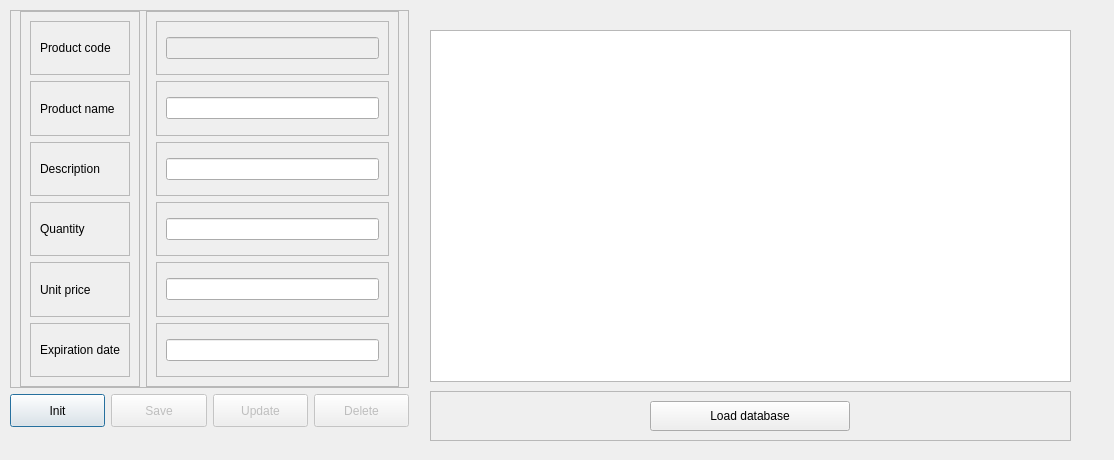
<?xml version="1.0" encoding="UTF-8"?>
<ui version="4.0">
 <class>ProductDialog</class>
 <widget class="QDialog" name="ProductDialog">
  <property name="geometry">
   <rect>
    <x>0</x>
    <y>0</y>
    <width>1114</width>
    <height>460</height>
   </rect>
  </property>
  <property name="windowTitle">
   <string>Dialog</string>
  </property>
  <widget class="QWidget" name="">
   <property name="geometry">
    <rect>
     <x>10</x>
     <y>10</y>
     <width>399</width>
     <height>417</height>
    </rect>
   </property>
   <layout class="QVBoxLayout" name="verticalLayout_3">
    <item>
     <layout class="QVBoxLayout" name="verticalLayout">
      <item>
       <widget class="QFrame" name="frame_9">
        <property name="frameShape">
         <enum>QFrame::StyledPanel</enum>
        </property>
        <property name="frameShadow">
         <enum>QFrame::Raised</enum>
        </property>
        <layout class="QVBoxLayout" name="verticalLayout_2">
         <property name="topMargin">
          <number>0</number>
         </property>
         <property name="bottomMargin">
          <number>0</number>
         </property>
         <item>
          <layout class="QHBoxLayout" name="horizontalLayout_8">
           <item>
            <widget class="QFrame" name="frame_10">
             <property name="frameShape">
              <enum>QFrame::StyledPanel</enum>
             </property>
             <property name="frameShadow">
              <enum>QFrame::Raised</enum>
             </property>
             <layout class="QVBoxLayout" name="verticalLayout_7">
              <item>
               <layout class="QVBoxLayout" name="verticalLayout_6">
                <item>
                 <widget class="QFrame" name="frame_18">
                  <property name="frameShape">
                   <enum>QFrame::StyledPanel</enum>
                  </property>
                  <property name="frameShadow">
                   <enum>QFrame::Raised</enum>
                  </property>
                  <layout class="QHBoxLayout" name="horizontalLayout_9">
                   <item>
                    <widget class="QLabel" name="label_7">
                     <property name="text">
                      <string>Product code</string>
                     </property>
                    </widget>
                   </item>
                  </layout>
                 </widget>
                </item>
                <item>
                 <widget class="QFrame" name="frame_17">
                  <property name="frameShape">
                   <enum>QFrame::StyledPanel</enum>
                  </property>
                  <property name="frameShadow">
                   <enum>QFrame::Raised</enum>
                  </property>
                  <layout class="QHBoxLayout" name="horizontalLayout_10">
                   <item>
                    <widget class="QLabel" name="label_8">
                     <property name="text">
                      <string>Product name</string>
                     </property>
                    </widget>
                   </item>
                  </layout>
                 </widget>
                </item>
                <item>
                 <widget class="QFrame" name="frame_16">
                  <property name="frameShape">
                   <enum>QFrame::StyledPanel</enum>
                  </property>
                  <property name="frameShadow">
                   <enum>QFrame::Raised</enum>
                  </property>
                  <layout class="QHBoxLayout" name="horizontalLayout_11">
                   <item>
                    <widget class="QLabel" name="label_9">
                     <property name="text">
                      <string>Description</string>
                     </property>
                    </widget>
                   </item>
                  </layout>
                 </widget>
                </item>
                <item>
                 <widget class="QFrame" name="frame_14">
                  <property name="frameShape">
                   <enum>QFrame::StyledPanel</enum>
                  </property>
                  <property name="frameShadow">
                   <enum>QFrame::Raised</enum>
                  </property>
                  <layout class="QHBoxLayout" name="horizontalLayout_12">
                   <item>
                    <widget class="QLabel" name="label_10">
                     <property name="text">
                      <string>Quantity</string>
                     </property>
                    </widget>
                   </item>
                  </layout>
                 </widget>
                </item>
                <item>
                 <widget class="QFrame" name="frame_12">
                  <property name="frameShape">
                   <enum>QFrame::StyledPanel</enum>
                  </property>
                  <property name="frameShadow">
                   <enum>QFrame::Raised</enum>
                  </property>
                  <layout class="QHBoxLayout" name="horizontalLayout_13">
                   <item>
                    <widget class="QLabel" name="label_11">
                     <property name="text">
                      <string>Unit price</string>
                     </property>
                    </widget>
                   </item>
                  </layout>
                 </widget>
                </item>
                <item>
                 <widget class="QFrame" name="frame_13">
                  <property name="frameShape">
                   <enum>QFrame::StyledPanel</enum>
                  </property>
                  <property name="frameShadow">
                   <enum>QFrame::Raised</enum>
                  </property>
                  <layout class="QHBoxLayout" name="horizontalLayout_14">
                   <item>
                    <widget class="QLabel" name="label_12">
                     <property name="text">
                      <string>Expiration date</string>
                     </property>
                    </widget>
                   </item>
                  </layout>
                 </widget>
                </item>
               </layout>
              </item>
             </layout>
            </widget>
           </item>
           <item>
            <widget class="QFrame" name="frame_11">
             <property name="frameShape">
              <enum>QFrame::StyledPanel</enum>
             </property>
             <property name="frameShadow">
              <enum>QFrame::Raised</enum>
             </property>
             <layout class="QVBoxLayout" name="verticalLayout_9">
              <item>
               <layout class="QVBoxLayout" name="verticalLayout_8">
                <item>
                 <widget class="QFrame" name="frame_19">
                  <property name="frameShape">
                   <enum>QFrame::StyledPanel</enum>
                  </property>
                  <property name="frameShadow">
                   <enum>QFrame::Raised</enum>
                  </property>
                  <layout class="QHBoxLayout" name="horizontalLayout_16">
                   <item>
                    <widget class="QLineEdit" name="lineEdit">
                     <property name="enabled">
                      <bool>false</bool>
                     </property>
                    </widget>
                   </item>
                  </layout>
                 </widget>
                </item>
                <item>
                 <widget class="QFrame" name="frame_20">
                  <property name="frameShape">
                   <enum>QFrame::StyledPanel</enum>
                  </property>
                  <property name="frameShadow">
                   <enum>QFrame::Raised</enum>
                  </property>
                  <layout class="QHBoxLayout" name="horizontalLayout_17">
                   <item>
                    <widget class="QLineEdit" name="lineEdit_2"/>
                   </item>
                  </layout>
                 </widget>
                </item>
                <item>
                 <widget class="QFrame" name="frame_21">
                  <property name="frameShape">
                   <enum>QFrame::StyledPanel</enum>
                  </property>
                  <property name="frameShadow">
                   <enum>QFrame::Raised</enum>
                  </property>
                  <layout class="QHBoxLayout" name="horizontalLayout_18">
                   <item>
                    <widget class="QLineEdit" name="lineEdit_3"/>
                   </item>
                  </layout>
                 </widget>
                </item>
                <item>
                 <widget class="QFrame" name="frame_22">
                  <property name="frameShape">
                   <enum>QFrame::StyledPanel</enum>
                  </property>
                  <property name="frameShadow">
                   <enum>QFrame::Raised</enum>
                  </property>
                  <layout class="QHBoxLayout" name="horizontalLayout_19">
                   <item>
                    <widget class="QLineEdit" name="lineEdit_4"/>
                   </item>
                  </layout>
                 </widget>
                </item>
                <item>
                 <widget class="QFrame" name="frame_23">
                  <property name="frameShape">
                   <enum>QFrame::StyledPanel</enum>
                  </property>
                  <property name="frameShadow">
                   <enum>QFrame::Raised</enum>
                  </property>
                  <layout class="QHBoxLayout" name="horizontalLayout_20">
                   <item>
                    <widget class="QLineEdit" name="lineEdit_5"/>
                   </item>
                  </layout>
                 </widget>
                </item>
                <item>
                 <widget class="QFrame" name="frame_24">
                  <property name="minimumSize">
                   <size>
                    <width>0</width>
                    <height>25</height>
                   </size>
                  </property>
                  <property name="frameShape">
                   <enum>QFrame::StyledPanel</enum>
                  </property>
                  <property name="frameShadow">
                   <enum>QFrame::Raised</enum>
                  </property>
                  <layout class="QHBoxLayout" name="horizontalLayout_21">
                   <item>
                    <widget class="QLineEdit" name="lineEdit_6"/>
                   </item>
                  </layout>
                 </widget>
                </item>
               </layout>
              </item>
             </layout>
            </widget>
           </item>
          </layout>
         </item>
        </layout>
       </widget>
      </item>
      <item>
       <layout class="QHBoxLayout" name="horizontalLayout_7">
        <item>
         <widget class="QPushButton" name="pushButton_5">
          <property name="minimumSize">
           <size>
            <width>0</width>
            <height>33</height>
           </size>
          </property>
          <property name="maximumSize">
           <size>
            <width>100</width>
            <height>16777215</height>
           </size>
          </property>
          <property name="text">
           <string>Init</string>
          </property>
          <property name="icon">
           <iconset resource="Icons.qrc">
            <normaloff>:/new/Icons/Icons/menu.svg</normaloff>:/new/Icons/Icons/menu.svg</iconset>
          </property>
         </widget>
        </item>
        <item>
         <widget class="QPushButton" name="pushButton">
          <property name="enabled">
           <bool>false</bool>
          </property>
          <property name="minimumSize">
           <size>
            <width>0</width>
            <height>33</height>
           </size>
          </property>
          <property name="text">
           <string>Save</string>
          </property>
          <property name="icon">
           <iconset resource="Icons.qrc">
            <normaloff>:/new/Icons/Icons/save.svg</normaloff>:/new/Icons/Icons/save.svg</iconset>
          </property>
          <property name="checkable">
           <bool>false</bool>
          </property>
         </widget>
        </item>
        <item>
         <widget class="QPushButton" name="pushButton_2">
          <property name="enabled">
           <bool>false</bool>
          </property>
          <property name="minimumSize">
           <size>
            <width>0</width>
            <height>33</height>
           </size>
          </property>
          <property name="text">
           <string>Update</string>
          </property>
          <property name="icon">
           <iconset resource="Icons.qrc">
            <normaloff>:/new/Icons/Icons/refresh-ccw.svg</normaloff>:/new/Icons/Icons/refresh-ccw.svg</iconset>
          </property>
         </widget>
        </item>
        <item>
         <widget class="QPushButton" name="pushButton_3">
          <property name="enabled">
           <bool>false</bool>
          </property>
          <property name="minimumSize">
           <size>
            <width>0</width>
            <height>33</height>
           </size>
          </property>
          <property name="text">
           <string>Delete</string>
          </property>
          <property name="icon">
           <iconset resource="Icons.qrc">
            <normaloff>:/new/Icons/Icons/trash-2.svg</normaloff>:/new/Icons/Icons/trash-2.svg</iconset>
          </property>
         </widget>
        </item>
       </layout>
      </item>
     </layout>
    </item>
   </layout>
  </widget>
  <widget class="QWidget" name="">
   <property name="geometry">
    <rect>
     <x>430</x>
     <y>30</y>
     <width>641</width>
     <height>411</height>
    </rect>
   </property>
   <layout class="QVBoxLayout" name="verticalLayout_5">
    <item>
     <layout class="QVBoxLayout" name="verticalLayout_4">
      <property name="spacing">
       <number>15</number>
      </property>
      <property name="bottomMargin">
       <number>3</number>
      </property>
      <item>
       <widget class="QTableView" name="tableView"/>
      </item>
     </layout>
    </item>
    <item>
     <widget class="QFrame" name="frame">
      <property name="frameShape">
       <enum>QFrame::StyledPanel</enum>
      </property>
      <property name="frameShadow">
       <enum>QFrame::Raised</enum>
      </property>
      <layout class="QHBoxLayout" name="horizontalLayout">
       <item>
        <widget class="QPushButton" name="pushButton_4">
         <property name="minimumSize">
          <size>
           <width>0</width>
           <height>30</height>
          </size>
         </property>
         <property name="maximumSize">
          <size>
           <width>200</width>
           <height>16777215</height>
          </size>
         </property>
         <property name="text">
          <string>Load database</string>
         </property>
         <property name="icon">
          <iconset resource="Icons.qrc">
           <normaloff>:/new/Icons/Icons/loader.svg</normaloff>:/new/Icons/Icons/loader.svg</iconset>
         </property>
        </widget>
       </item>
      </layout>
     </widget>
    </item>
   </layout>
  </widget>
 </widget>
 <resources>
  <include location="Icons.qrc"/>
 </resources>
 <connections/>
</ui>
